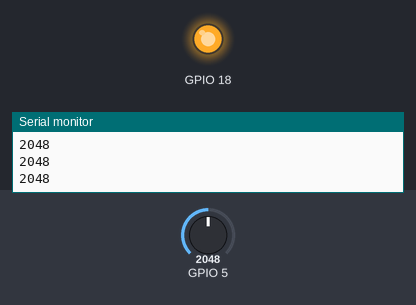
Bench run of a sketch on a simulated ESP32. Parts: output pins drawn as LEDs (lit = HIGH), the last lines printed to the serial monitor. Inputs (shaded band) come from the test bench; at power-on: GPIO 5 = 2048.

Above: at 1.2 s.
1.3 s: GPIO 5 set to 0
At 2.5 s:
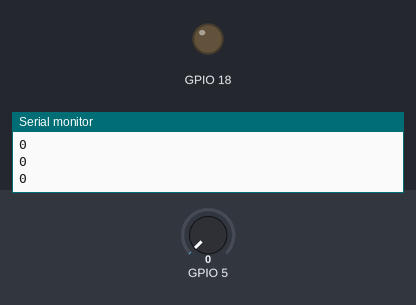
2.8 s: GPIO 5 set to 491
At 3.7 s:
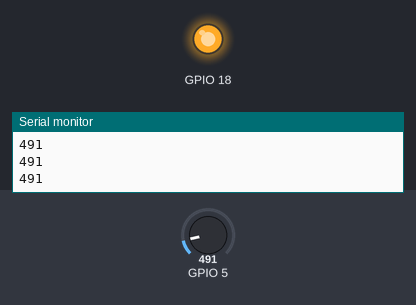
Timing chart, 0 to 5.8 s (numbered marks = the images above; inputs shaded):
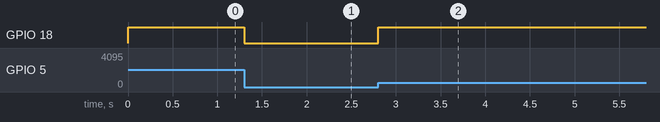

Measured:
- after the input at 1.3 s, GPIO 18: HIGH → LOW at once
- after the input at 2.8 s, GPIO 18: LOW → HIGH at once

The sketch:

33_Led_Photoresistor_ESP32.ino
```cpp
void setup() {
  Serial.begin(9600);
  pinMode(5, INPUT);
  pinMode(18, OUTPUT);
}

void loop() {
  int sensor = analogRead(5);
  Serial.println(sensor);
  analogWrite(18, sensor);
  delay(100);
}
```
